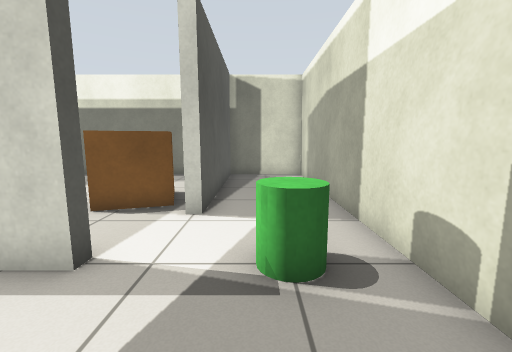
View 1 (above)

21 first-person views from a walk through a Gazebo world. The camera is 0.89 m above the floor, tilts 8° down and sees 90° across. The floor is counted in squares, 0.5 m on a side. Each view is taken from the middle of a square. On the plan, view 1 faces up. The plan holds only what a view shows up to about 15 squares ahead; the rest is blank.

View 2
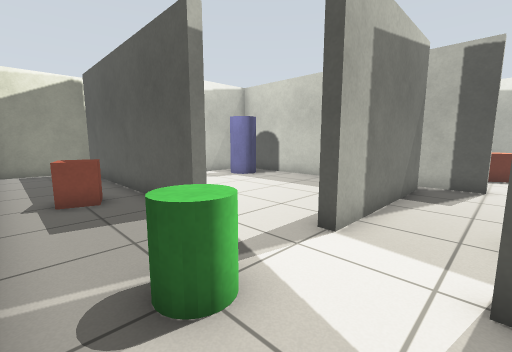

View 3
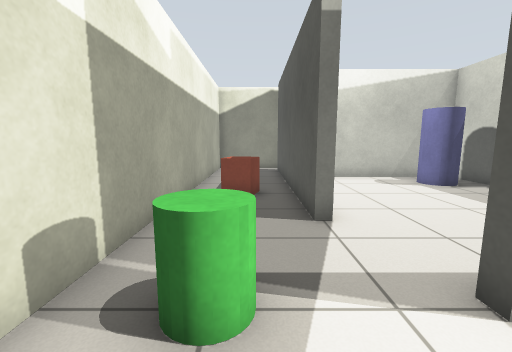

View 4
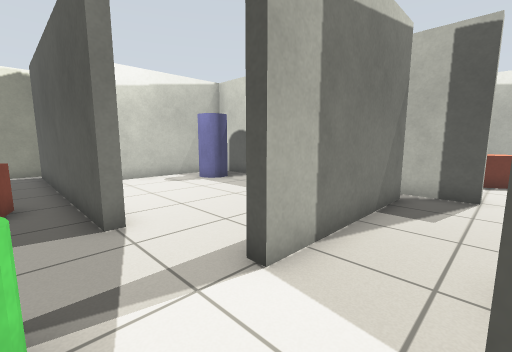

View 5
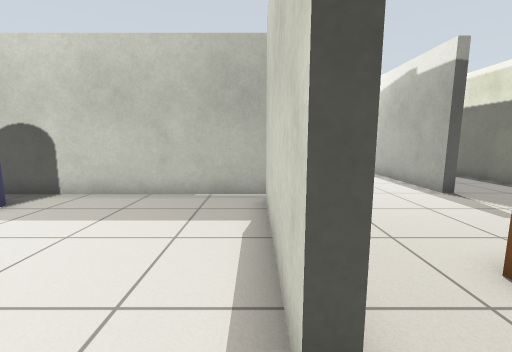

View 6
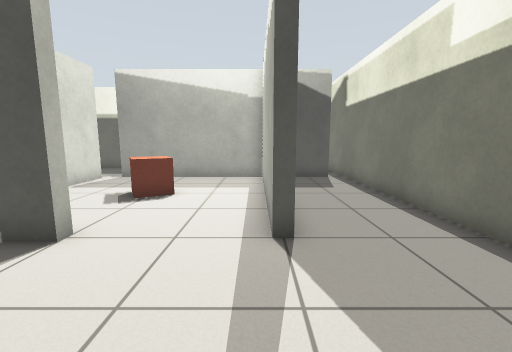

View 7
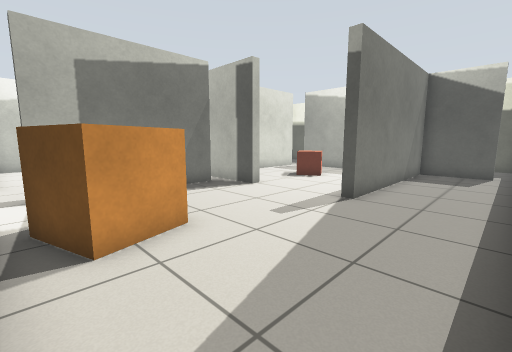

View 8
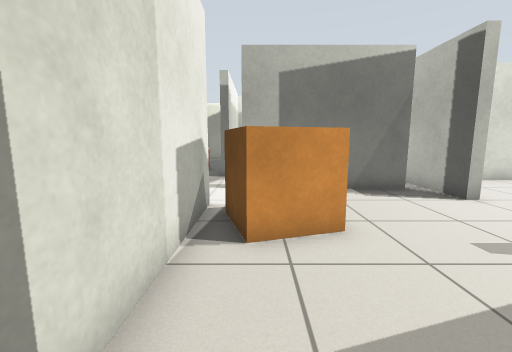

View 9
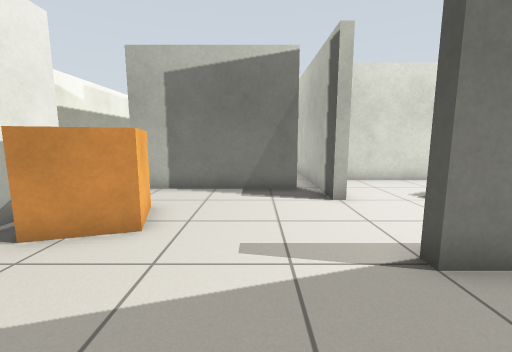

View 10
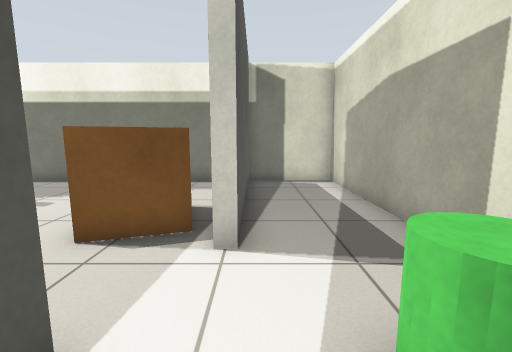

View 11
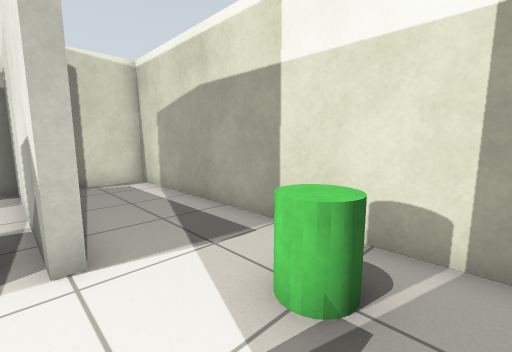

View 12
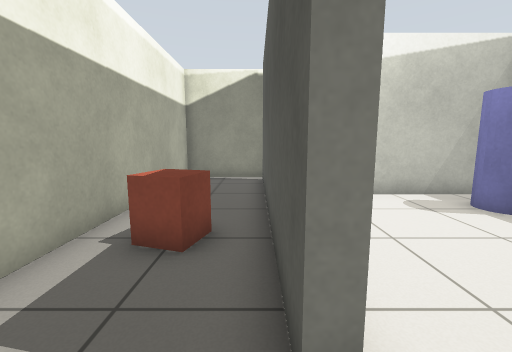

View 13
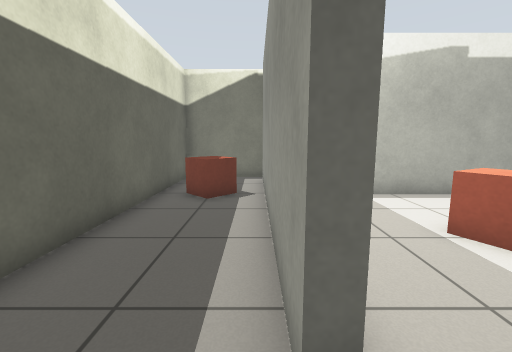

View 14
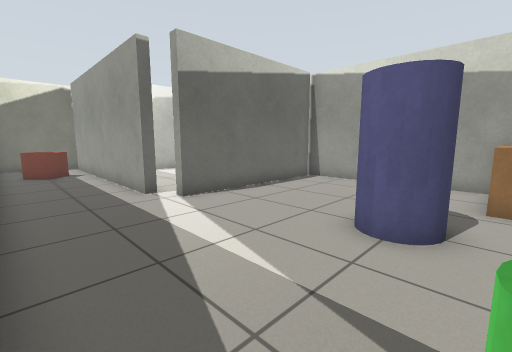

View 15
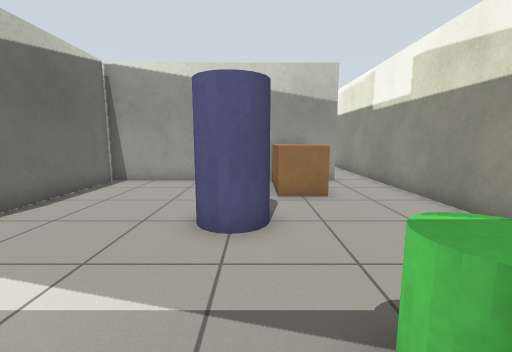

View 16
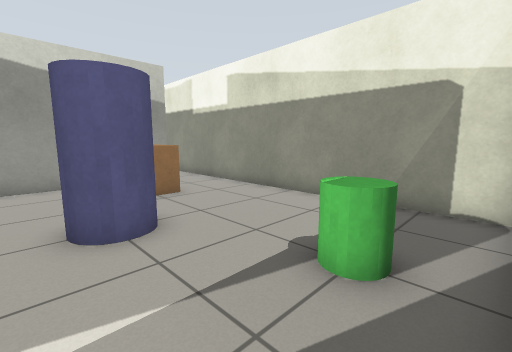

View 17
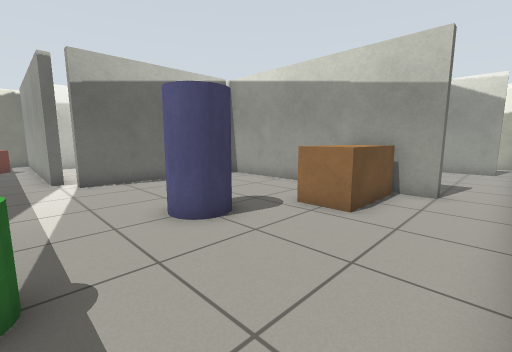

View 18
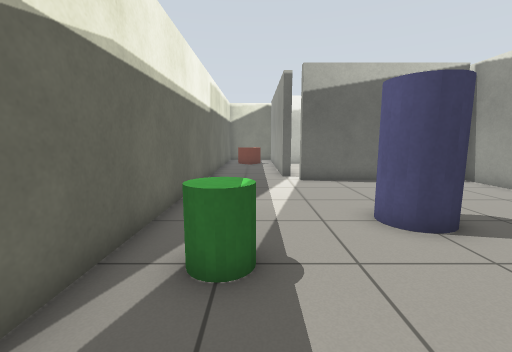

View 19
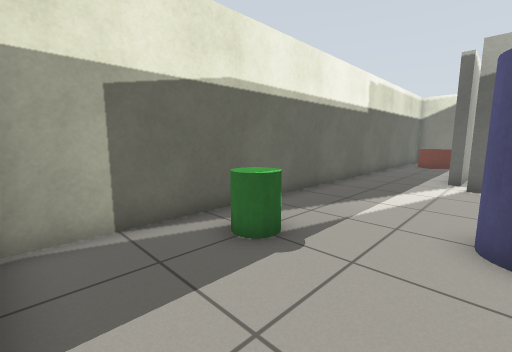

View 20
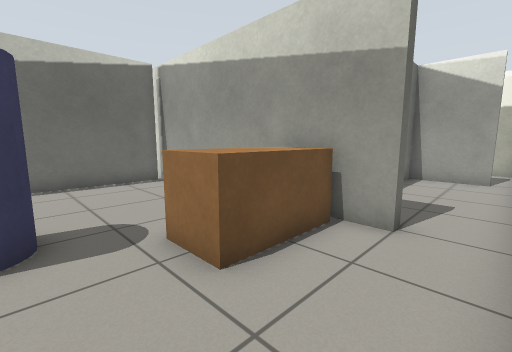

View 21
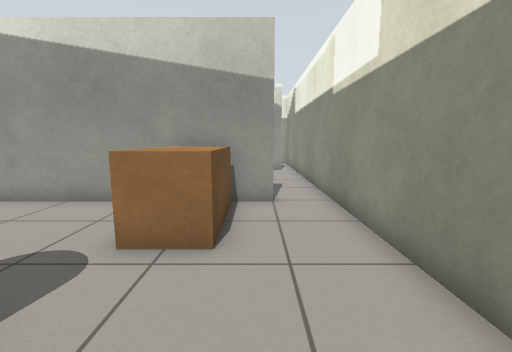

### Floor plan
Points are (right, up) in squares from view 1. A wall is a line through its corners. A room is listed if a view was taken in it or the views show most of it. See-through windows are left out.
Room 1 (views 1, 2, 3, 4, 5, 10, 11, 12)
walls: (-1.7, 0.5) (-1.3, 0.5) (-1.3, -9.5); (-3.5, 3.7) (-2.5, 3.7) (-2.5, 3.3); (-1.3, 13) (-1.3, 6) (-1.7, 6); (-0.4, -10.3) (2.3, -10.3) (2.3, 13.3) (-0.9, 13.3)
ways out: opening at (-2.5, 4.5) to room 2; opening at (-1, -10) to room 3; opening at (-2.5, 1.5) to room 4
objects: red box (0, -3) to (1, -2); green cylinder (0, 3) to (1, 4)
Room 2 (views 6, 7, 8, 9)
walls: (-9.8, 5.5) (-9.3, 5.5) (-9.3, 3); (-8.6, 3.7) (-3.5, 3.7); (-1.7, 6) (-1.7, 13); (-0.9, 13.3) (-16.6, 13.3); (-17.3, 12.6) (-17.3, 9.7) (-9.5, 9.7) (-9.5, 9.3)
ways out: opening at (-2.5, 4.5) to room 1; opening at (-17, 13) to room 3; opening at (-10, 7) to room 5
objects: orange box (-4, 7) to (-3, 8)
Room 3 (views 13, 14, 15, 16, 17, 18, 19, 20, 21)
walls: (-17.3, 2.5) (-17.7, 2.5) (-17.7, 12.4); (-9.9, 1.3) (-17, 1.3) (-17, 1.7); (-9.7, -5.6) (-9.7, 2); (-9.2, -8.5) (-9.7, -8.5) (-9.7, -7.4); (-16.6, 13.3) (-21.3, 13.3) (-21.3, -10.3) (-0.4, -10.3); (-1.3, -9.5) (-1.7, -9.5) (-1.7, -6.7) (-2.5, -6.7)
ways out: opening at (-1, -10) to room 1; opening at (-17, 13) to room 2; opening at (-17, 2) to room 5
objects: green cylinder (-20, -7) to (-19, -6); red box (-20, 9) to (-19, 10); blue cylinder (-16, -5) to (-15, -4); brown box (-13, -7) to (-10, -6)
Room 4 (no view inside)
walls: (-1.7, -2) (-1.7, 0.5); (-2.5, 3.3) (-8.5, 3.3); (-9.3, 3) (-9.3, -6.3) (-1.9, -6.3)
ways out: opening at (-2.5, 1.5) to room 1
objects: blue cylinder (-8, -5) to (-7, -4)
Room 5 (no view inside)
walls: (-17, 1.7) (-11, 1.7); (-9.5, 9.3) (-16.1, 9.3); (-17.3, 9.4) (-17.3, 2.5)
ways out: opening at (-10, 7) to room 2; opening at (-17, 2) to room 3
objects: red box (-14, 5) to (-13, 6)

Positions as (right, up) in squares from view 1, and headings:
1: (0, 0), facing up
2: (2, 6), facing down-left
3: (0, 6), facing down
4: (0, 6), facing down-left
5: (-1, 3), facing left
6: (-5, 9), facing left
7: (-2, 13), facing down-left
8: (-3, 13), facing down
9: (-7, 13), facing down
10: (-1, 2), facing up
11: (-2, 2), facing up-right
12: (-1, 2), facing down
13: (-18, 1), facing up
14: (-21, -6), facing up-right
15: (-21, -5), facing right
16: (-21, -3), facing down-right
17: (-19, -10), facing up-right
18: (-19, -10), facing up
19: (-16, -10), facing up-left
20: (-15, -10), facing up-right
21: (-17, -8), facing right
